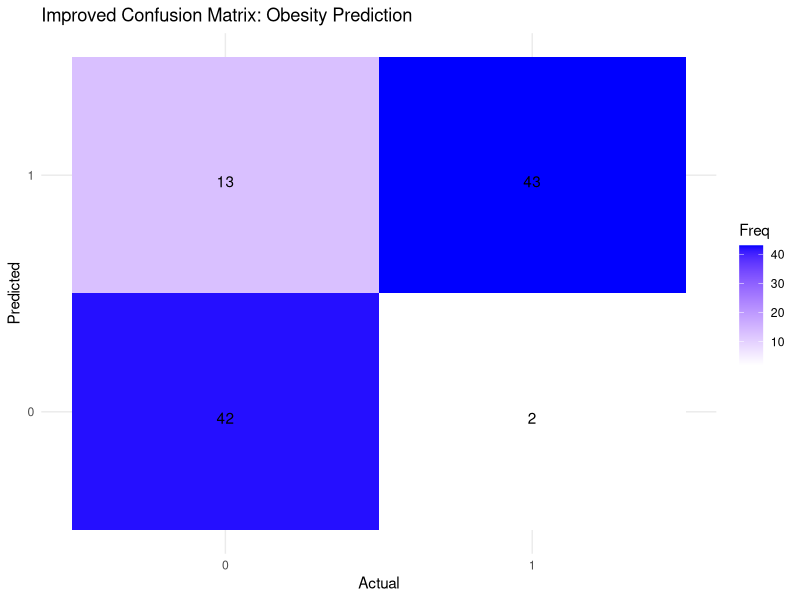

The R source for this figure:
# File: improved_confusion_matrix_logit_public.R
# Purpose: Build and analyze a confusion matrix for a Logit model using public obesity data
# Date: March 24, 2025
# Note: Improved model added at top; original below for comparison

# Load necessary packages
library(tidyverse)  # For data manipulation (dplyr, ggplot2) and piping (%>%)
library(caret)      # For confusionMatrix() function and performance metrics
library(palmerpenguins)  # Public dataset with body mass data as a proxy for obesity

# Load the penguins dataset
data("penguins", package = "palmerpenguins")



# --- Improved Model ---
# Purpose: Enhance prediction of obesity with more predictors, interaction, and validation




# Prepare data for improved model
penguins_improved <- penguins %>%
  mutate(obese = ifelse(body_mass_g > median(body_mass_g, na.rm = TRUE), 1, 0))  # Binary obesity

# Detailed Comments:
# - Same obesity definition as original: 1 if body mass > median, 0 otherwise
# - Computed within mutate() for efficiency; na.rm = TRUE handles missing values




penguins_improved <- na.omit(penguins_improved)  # Remove NA rows
# Detailed Comments:
# - Ensures clean dataset; ~333 rows remain after dropping NA

# Train-test split for validation (70% train, 30% test)

set.seed(123)  # Reproducible split
train_idx <- sample(1:nrow(penguins_improved), 0.7 * nrow(penguins_improved))
train_data <- penguins_improved[train_idx, ]
test_data <- penguins_improved[-train_idx, ]
# Detailed Comments:
# - train_idx: Randomly select 70% of rows (~233 rows) for training
# - train_data: Training set; test_data: Testing set (~100 rows)
# - Validates model performance on unseen data, avoiding overfitting



# Fit improved Logit model with additional predictors and interaction
improved_model <- glm(obese ~ flipper_length_mm * bill_length_mm + sex + species, 
                      data = train_data, 
                      family = binomial(link = "logit"))
# Detailed Comments:


# Model summary
summary(improved_model)
# Detailed Comments:
# - Coefficients: Effect sizes for each predictor and interaction
# - p-values: < 0.05 indicates significance; check interaction term especially
# - AIC: lower = better fit
# - Deviance: Drop from null to residual shows explanatory power




# Predict probabilities on test data
test_data$prob_obese <- predict(improved_model, newdata = test_data, type = "response")
# Detailed Comments:
# - newdata = test_data: Predict on unseen test set for realistic performance
# - type = "response": Outputs probabilities (0 to 1)






# Classify with lower threshold (0.4 instead of 0.5)
test_data$pred_obese <- ifelse(test_data$prob_obese > 0.4, 1, 0)
# Detailed Comments:
# - Threshold 0.4: Lowered to increase sensitivity (catch more obese cases)
# - pred_obese: Binary predictions based on adjusted threshold








# Create confusion matrix for improved model

improved_conf_matrix <- confusionMatrix(
  as.factor(test_data$pred_obese), 
  as.factor(test_data$obese), 
  positive = "1"
)

# Detailed Comments:
# - Evaluates predictions on test set
# - positive = "1": Focus on obese class for sensitivity/precision





# Display improved confusion matrix
print(improved_conf_matrix)
# Detailed Comments:
# - TN: Correct non-obese predictions
# - FP: Overpredicted obese cases
# - FN: Missed obese cases (should decrease with 0.4 threshold)
# - TP: Correct obese predictions (should increase)
# - Expected improvement: Higher sensitivity, possibly balanced accuracy

# Extract and interpret improved metrics
imp_accuracy <- improved_conf_matrix$overall["Accuracy"]
imp_sensitivity <- improved_conf_matrix$byClass["Sensitivity"]
imp_specificity <- improved_conf_matrix$byClass["Specificity"]
imp_precision <- improved_conf_matrix$byClass["Pos Pred Value"]
cat("Improved Accuracy:", round(imp_accuracy, 3), 
    "- Proportion correct;\n")
cat("Improved Sensitivity:", round(imp_sensitivity, 3), 
    "- Detection of obese;\n")
cat("Improved Specificity:", round(imp_specificity, 3), 
    "- Detection of non-obese;\n")
cat("Improved Precision:", round(imp_precision, 3), 
    "- Reliability of obese predictions;\n")






imp_conf_table <- as.table(improved_conf_matrix$table)
ggplot(as.data.frame(imp_conf_table), aes(x = Reference, y = Prediction, fill = Freq)) +
  geom_tile() +
  geom_text(aes(label = Freq), vjust = 1) +
  scale_fill_gradient(low = "white", high = "blue") +
  labs(title = "Improved Confusion Matrix: Obesity Prediction", 
       x = "Actual", y = "Predicted") +
  theme_minimal()




# Detailed Comments:

# ICT Implications:

